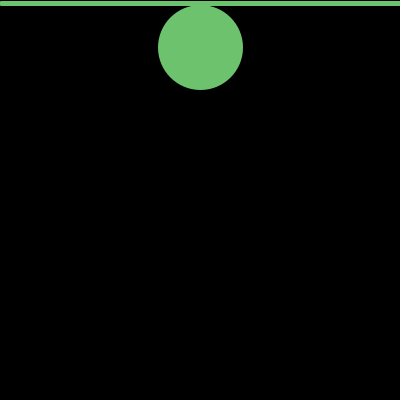
Frame 1 (no input)
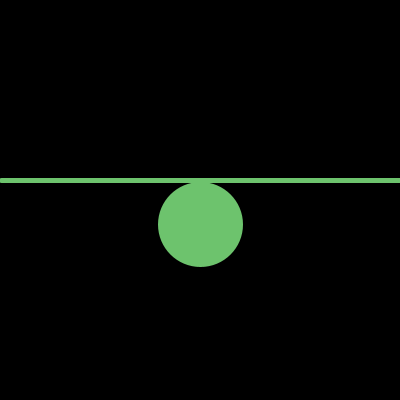
Frame 60 (the mouse pressed at the canvas centre just before this capture)
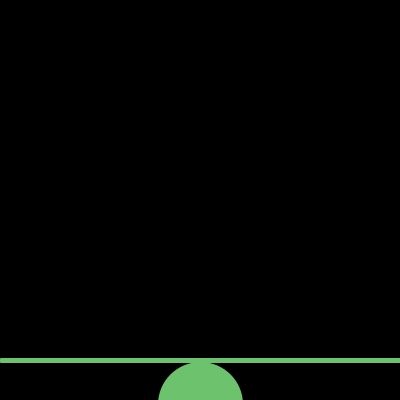
Frame 120 (the mouse held since frame 60 and released just before this capture)

The Processing sketch that drew these frames (run headless with seeded random() and noise(); from frame 60 on, the mouse is pressed at the canvas centre):

// Processing sketch: Ejercicio19
// ── Ejercicio19.pde
//Definicion de las variables
int y1,y2,y3,vy1,vy2,vy3;
int anchoElipse,altoElipse;
//Desarrollo del Ejercicio19
public void setup() {
  size(400,400);
  //Asigna los valores a las variables
  anchoElipse = 80;
  altoElipse = 80;
  y1=0;
  vy1=3;
  y2=0;
  vy2=3;
  y3=44;
  vy3=3;
  y1=y1+vy1;
  y2=y2+vy2;
  y3=y3+vy3;
}
//Dibuja en el liezo
void draw(){
  background(0); //Define el color del lienzo
  strokeWeight(5); //Define el grosor de la linea
  stroke(#6DC36D); //Define el color de la linea
  fill(#6DC36D); //Define el color del elipse
  line(1,y1,400,y2); //Dibuja una linea
  ellipse(200,y3,anchoElipse,altoElipse); //Dibuja una elipse
  //Incrementa los valores de y, y velocidad en y
    y1=y1+vy1;
    y2=y2+vy2;
    y3=y3+vy3;
    //Realiza el movimiento de en forma de incremento
    if(y1>400){
      vy1=-5;
      vy2=-5;
      vy3=-5;
      y3=y3-80;
    }
    //Realiza el movimiento en forma de decremento
    if(y1<0){
      vy1=5;
      vy2=5;
      vy3=5;
      y3=y3+80;
    }
}
